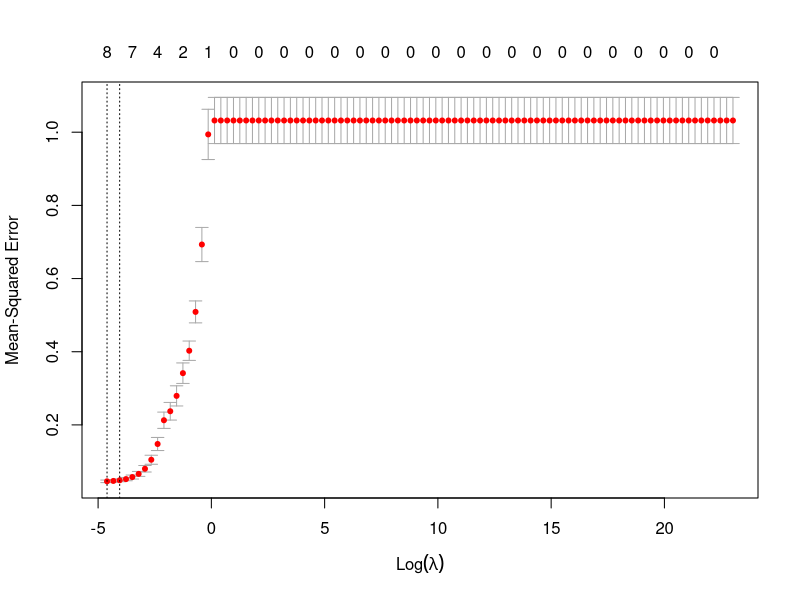

This figure's R source: (Note: this script raises an error after producing the figure.)
# Lasso Regression Models
library(Matrix)
library(glmnet)

# Read Data
scaled_credit <- read.csv("data/scaled-credit.csv", sep = ",", row.names = 1)
training_set <- read.csv("data/training-set.csv", sep = ",", row.names = 1)
testing_set <- read.csv("data/testing-set.csv", sep = ",", row.names = 1)

x <- data.matrix(scaled_credit[,1:11])
y <- scaled_credit$Balance

x_trainning <- data.matrix(training_set[,1:11])
y_trainning <- training_set$Balance

x_testing <- data.matrix(testing_set[,1:11])
y_testing <- testing_set$Balance

# Cross validation
set.seed(1)
grid <- 10^seq(10, -2, length = 100)
lasso_cv_out <- cv.glmnet(x_trainning, y_trainning, alpha=1, lambda = grid, intercept = FALSE,
                          standardize = FALSE)

# Select the best model
lasso_bestlam <- lasso_cv_out$lambda.min

# Plot the cross-validation errors
png(file = "images/lasso-images/lasso-cv-errors.png")
plot(lasso_cv_out)
dev.off()

# Compute MSE using test set
lasso_pred <- predict(lasso_cv_out, s = lasso_bestlam, newx = x_testing)
lasso_MSE <- mean((lasso_pred - y_testing)^2)

# Refit the model
out <- glmnet(x, y, alpha = 1, lambda = grid,intercept = FALSE, standardize = FALSE)
lasso_coef <- predict(out, s = lasso_bestlam, type="coefficients")[1:12,]

# Save output
save(lasso_cv_out, lasso_bestlam, lasso_MSE, lasso_coef, file = "data/lasso/lasso-regression.RData")

sink(file = "data/lasso/lasso-output.txt")
writeLines("Lasso Regression")
writeLines("Best Lambda")
lasso_bestlam
writeLines("Official coefficients")
lasso_coef
writeLines("Test MSE")
lasso_MSE
writeLines(" ")
sink()
 